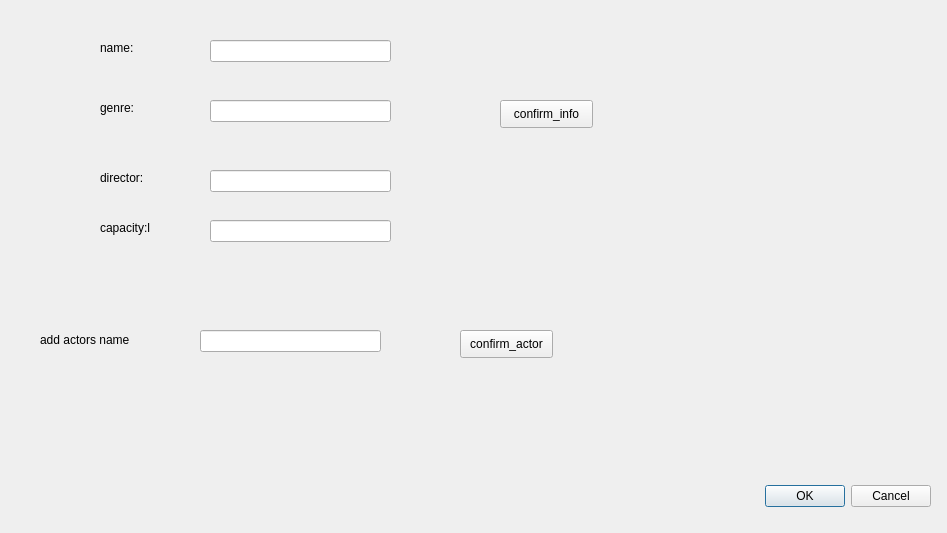
<?xml version="1.0" encoding="UTF-8"?>
<ui version="4.0">
 <class>addFilm</class>
 <widget class="QDialog" name="addFilm">
  <property name="geometry">
   <rect>
    <x>0</x>
    <y>0</y>
    <width>947</width>
    <height>533</height>
   </rect>
  </property>
  <property name="windowTitle">
   <string>Dialog</string>
  </property>
  <widget class="QDialogButtonBox" name="buttonBox">
   <property name="geometry">
    <rect>
     <x>590</x>
     <y>480</y>
     <width>341</width>
     <height>32</height>
    </rect>
   </property>
   <property name="orientation">
    <enum>Qt::Horizontal</enum>
   </property>
   <property name="standardButtons">
    <set>QDialogButtonBox::Cancel|QDialogButtonBox::Ok</set>
   </property>
  </widget>
  <widget class="QLineEdit" name="name">
   <property name="geometry">
    <rect>
     <x>210</x>
     <y>40</y>
     <width>181</width>
     <height>22</height>
    </rect>
   </property>
  </widget>
  <widget class="QLineEdit" name="genre">
   <property name="geometry">
    <rect>
     <x>210</x>
     <y>100</y>
     <width>181</width>
     <height>22</height>
    </rect>
   </property>
  </widget>
  <widget class="QLineEdit" name="director">
   <property name="geometry">
    <rect>
     <x>210</x>
     <y>170</y>
     <width>181</width>
     <height>22</height>
    </rect>
   </property>
  </widget>
  <widget class="QLabel" name="label">
   <property name="geometry">
    <rect>
     <x>100</x>
     <y>40</y>
     <width>55</width>
     <height>16</height>
    </rect>
   </property>
   <property name="text">
    <string>name:</string>
   </property>
  </widget>
  <widget class="QLabel" name="label_2">
   <property name="geometry">
    <rect>
     <x>100</x>
     <y>100</y>
     <width>55</width>
     <height>16</height>
    </rect>
   </property>
   <property name="text">
    <string>genre:</string>
   </property>
  </widget>
  <widget class="QLabel" name="label_3">
   <property name="geometry">
    <rect>
     <x>100</x>
     <y>170</y>
     <width>55</width>
     <height>16</height>
    </rect>
   </property>
   <property name="text">
    <string>director:</string>
   </property>
  </widget>
  <widget class="QPushButton" name="confirm_inf">
   <property name="geometry">
    <rect>
     <x>500</x>
     <y>100</y>
     <width>93</width>
     <height>28</height>
    </rect>
   </property>
   <property name="text">
    <string>confirm_info</string>
   </property>
  </widget>
  <widget class="QLabel" name="label_4">
   <property name="geometry">
    <rect>
     <x>40</x>
     <y>330</y>
     <width>151</width>
     <height>20</height>
    </rect>
   </property>
   <property name="text">
    <string>add actors name</string>
   </property>
  </widget>
  <widget class="QLineEdit" name="actor_name">
   <property name="geometry">
    <rect>
     <x>200</x>
     <y>330</y>
     <width>181</width>
     <height>22</height>
    </rect>
   </property>
  </widget>
  <widget class="QPushButton" name="confirm_actor">
   <property name="geometry">
    <rect>
     <x>460</x>
     <y>330</y>
     <width>93</width>
     <height>28</height>
    </rect>
   </property>
   <property name="text">
    <string>confirm_actor</string>
   </property>
  </widget>
  <widget class="QLabel" name="label_5">
   <property name="geometry">
    <rect>
     <x>100</x>
     <y>220</y>
     <width>55</width>
     <height>16</height>
    </rect>
   </property>
   <property name="text">
    <string>capacity:l</string>
   </property>
  </widget>
  <widget class="QLineEdit" name="capacity">
   <property name="geometry">
    <rect>
     <x>210</x>
     <y>220</y>
     <width>181</width>
     <height>22</height>
    </rect>
   </property>
  </widget>
 </widget>
 <resources/>
 <connections>
  <connection>
   <sender>buttonBox</sender>
   <signal>accepted()</signal>
   <receiver>addFilm</receiver>
   <slot>accept()</slot>
   <hints>
    <hint type="sourcelabel">
     <x>248</x>
     <y>254</y>
    </hint>
    <hint type="destinationlabel">
     <x>157</x>
     <y>274</y>
    </hint>
   </hints>
  </connection>
  <connection>
   <sender>buttonBox</sender>
   <signal>rejected()</signal>
   <receiver>addFilm</receiver>
   <slot>reject()</slot>
   <hints>
    <hint type="sourcelabel">
     <x>316</x>
     <y>260</y>
    </hint>
    <hint type="destinationlabel">
     <x>286</x>
     <y>274</y>
    </hint>
   </hints>
  </connection>
 </connections>
</ui>
